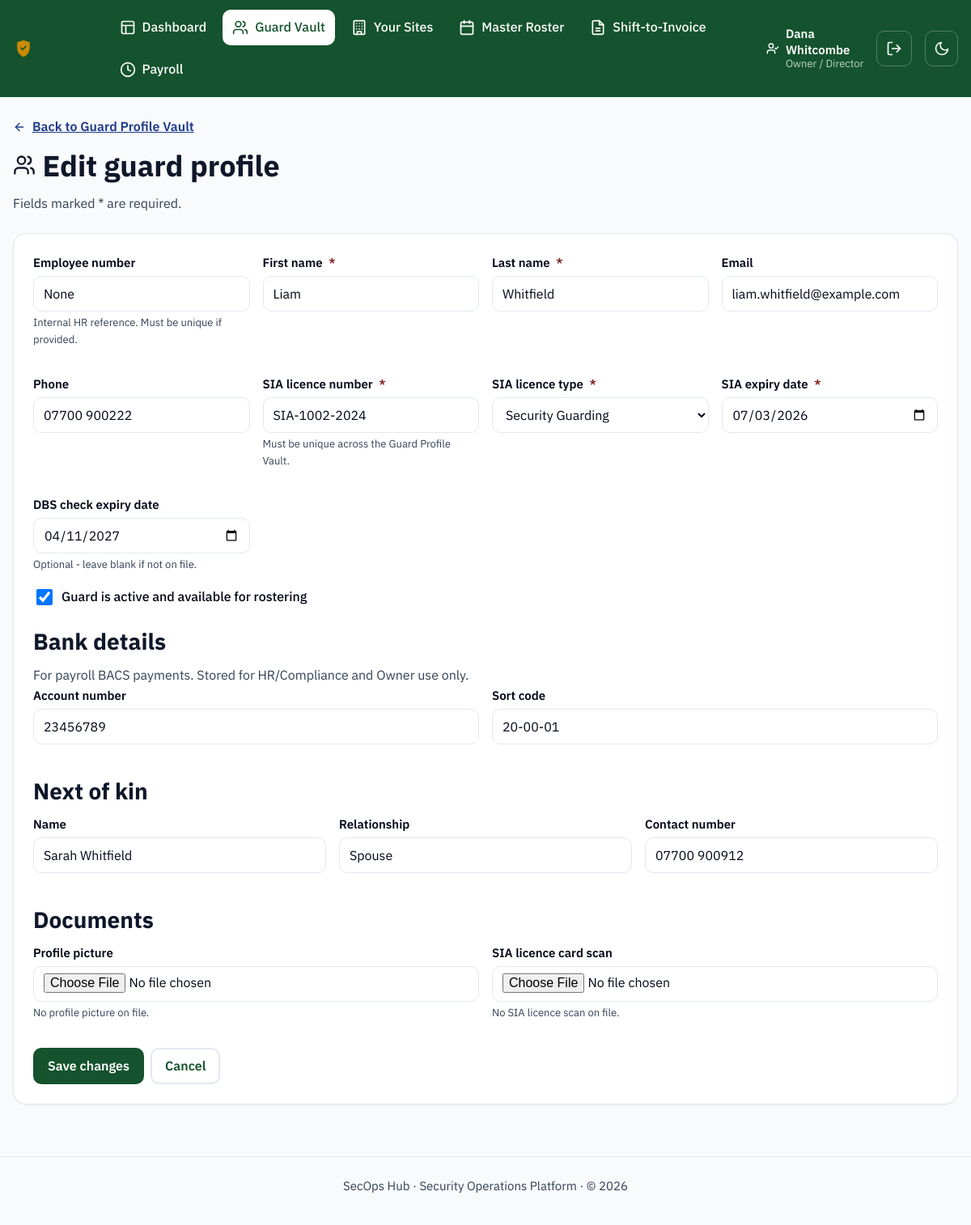
/guards/2/edit (signed in), run on the app's committed database.
### models.py (models this page shows, shortened)
class User(UserMixin, db.Model):
    __tablename__ = "users"
    id = db.Column(db.Integer, primary_key=True)
    name = db.Column(db.String(120), nullable=False)
    email = db.Column(db.String(120), unique=True, nullable=False)
    password_hash = db.Column(db.String(255), nullable=False)
    role = db.Column(db.String(30), nullable=False)
    language = db.Column(db.String(10), default="en", nullable=False)
    is_active_account = db.Column(db.Boolean, default=True, nullable=False)
    mfa_secret = db.Column(db.String(32))
    mfa_enabled = db.Column(db.Boolean, default=False, nullable=False)
    guard_id = db.Column(db.Integer, db.ForeignKey("guards.id"), nullable=True)
    created_at = db.Column(db.DateTime, default=datetime.utcnow)
    last_login_at = db.Column(db.DateTime)
    guard = db.relationship("Guard")
    @property
    def role_label(self):
        return ROLE_LABELS.get(self.role, self.role)
    @property
    def is_frontline(self):
        return self.role in FRONTLINE_ROLES

class Guard(db.Model):
    __tablename__ = "guards"
    id = db.Column(db.Integer, primary_key=True)
    employee_number = db.Column(db.String(40), unique=True)
    first_name = db.Column(db.String(80), nullable=False)
    last_name = db.Column(db.String(80), nullable=False)
    email = db.Column(db.String(120))
    phone = db.Column(db.String(30))
    sia_license_number = db.Column(db.String(40), nullable=False, unique=True)
    sia_license_type = db.Column(db.String(60), nullable=False)
    sia_expiry_date = db.Column(db.Date, nullable=False)
    dbs_expiry_date = db.Column(db.Date)
    is_active = db.Column(db.Boolean, default=True, nullable=False)
    pay_rate = db.Column(db.Numeric(8, 2), default=12.00, nullable=False)
    created_at = db.Column(db.DateTime, default=datetime.utcnow)
    bank_account_number = db.Column(db.String(20))
    bank_sort_code = db.Column(db.String(10))
    next_of_kin_name = db.Column(db.String(120))
    next_of_kin_relationship = db.Column(db.String(80))
    next_of_kin_contact = db.Column(db.String(30))
    profile_picture_filename = db.Column(db.String(255))
    sia_card_scan_filename = db.Column(db.String(255))
    shifts = db.relationship("Shift", back_populates="guard")

### blueprints/guards.py (the view, shortened to what this page needs)
@guards_bp.route("/<int:guard_id>/edit", methods=["GET", "POST"])
def edit_guard(guard_id):
    guard = Guard.query.get_or_404(guard_id)
    return render_template(
        "guards/form.html", guard=guard, license_types=SIA_LICENSE_TYPES, form_data={}
    )

### blueprints/guards.py (called while the page is built)
@guards_bp.before_request
@login_required
def _restrict_to_hr_roles():
    if current_user.role not in HR_ROLES:
        abort(403)

### i18n.py (called while the page is built, shortened)
def _load(lang):
    if lang in _cache:
        return _cache[lang]

def translate(key, lang=DEFAULT_LANGUAGE):
    strings = _load(lang)
    if key in strings:
        return strings[key]
    if lang != DEFAULT_LANGUAGE:
        return _load(DEFAULT_LANGUAGE).get(key, key)
    return key

### templates/guards/form.html (shortened to what this page needs)
{% extends "base.html" %}
{% from "_icons.html" import icon_arrow_left, icon_users %}
{% block content %}
  <a class="breadcrumb-link" href="{{ url_for('guards.list_guards') }}">{{ icon_arrow_left("icon icon--sm") }} Back to Guard Profile Vault</a>
  <div class="page-header">
    <div>
      <h1>{{ icon_users("icon icon--lg") }} {{ 'Edit guard profile' if guard else 'Add a new guard' }}</h1>
      <p class="page-header__meta">Fields marked <span class="required-indicator">*</span> are required.</p>
    </div>
  </div>
  <form class="card" method="post" novalidate enctype="multipart/form-data">
    <div class="form-grid">
      <div class="field">
        <label for="employee_number">Employee number</label>
        <input type="text" id="employee_number" name="employee_number" autocomplete="off"
               value="{{ form_data.get('employee_number', guard.employee_number if guard else '') }}">
        <span class="helper-text">Internal HR reference. Must be unique if provided.</span>
      </div>
      <div class="field">
        <label for="first_name">First name <span class="required-indicator" aria-hidden="true">*</span></label>
        <input type="text" id="first_name" name="first_name" required autocomplete="given-name"
               value="{{ form_data.get('first_name', guard.first_name if guard else '') }}">
      </div>
      <div class="field">
        <label for="last_name">Last name <span class="required-indicator" aria-hidden="true">*</span></label>
        <input type="text" id="last_name" name="last_name" required autocomplete="family-name"
               value="{{ form_data.get('last_name', guard.last_name if guard else '') }}">
      </div>
      <div class="field">
        <label for="email">Email</label>
        <input type="email" id="email" name="email" autocomplete="email"
               value="{{ form_data.get('email', guard.email if guard else '') }}">
      </div>
      <div class="field">
        <label for="phone">Phone</label>
        <input type="tel" id="phone" name="phone" autocomplete="tel"
               value="{{ form_data.get('phone', guard.phone if guard else '') }}">
      </div>
      <div class="field">
        <label for="sia_license_number">SIA licence number <span class="required-indicator" aria-hidden="true">*</span></label>
        <input type="text" id="sia_license_number" name="sia_license_number" required
               value="{{ form_data.get('sia_license_number', guard.sia_license_number if guard else '') }}">
        <span class="helper-text">Must be unique across the Guard Profile Vault.</span>
      </div>
      <div class="field">
        <label for="sia_license_type">SIA licence type <span class="required-indicator" aria-hidden="true">*</span></label>
        <select id="sia_license_type" name="sia_license_type" required>
          {% for option in license_types %}
            {% set current = form_data.get('sia_license_type', guard.sia_license_type if guard else '') %}
            <option value="{{ option }}" {% if option == current %}selected{% endif %}>{{ option }}</option>
          {% endfor %}
        </select>
      </div>
      <div class="field">
        <label for="sia_expiry_date">SIA expiry date <span class="required-indicator" aria-hidden="true">*</span></label>
        <input type="date" id="sia_expiry_date" name="sia_expiry_date" required
               value="{{ form_data.get('sia_expiry_date', guard.sia_expiry_date.isoformat() if guard else '') }}">
      </div>
      <div class="field">
        <label for="dbs_expiry_date">DBS check expiry date</label>
        <input type="date" id="dbs_expiry_date" name="dbs_expiry_date"
               value="{{ form_data.get('dbs_expiry_date', guard.dbs_expiry_date.isoformat() if guard and guard.dbs_expiry_date else '') }}">
        <span class="helper-text">Optional - leave blank if not on file.</span>
      </div>
    </div>
    {% if guard %}
      <div class="checkbox-field">
        <input type="checkbox" id="is_active" name="is_active" {% if guard.is_active %}checked{% endif %}>
        <label for="is_active">Guard is active and available for rostering</label>
      </div>
    {% endif %}
    <h2 style="margin-top: var(--space-5);">Bank details</h2>
    <p class="page-header__meta">For payroll BACS payments. Stored for HR/Compliance and Owner use only.</p>
    <div class="form-grid">
      <div class="field">
        <label for="bank_account_number">Account number</label>
        <input type="text" id="bank_account_number" name="bank_account_number" autocomplete="off" inputmode="numeric"
               value="{{ form_data.get('bank_account_number', guard.bank_account_number if guard else '') }}">
      </div>
      <div class="field">
        <label for="bank_sort_code">Sort code</label>
        <input type="text" id="bank_sort_code" name="bank_sort_code" autocomplete="off" placeholder="00-00-00"
               value="{{ form_data.get('bank_sort_code', guard.bank_sort_code if guard else '') }}">
      </div>
    </div>
    <h2 style="margin-top: var(--space-5);">Next of kin</h2>
    <div class="form-grid">
      <div class="field">
        <label for="next_of_kin_name">Name</label>
        <input type="text" id="next_of_kin_name" name="next_of_kin_name"
               value="{{ form_data.get('next_of_kin_name', guard.next_of_kin_name if guard else '') }}">
      </div>
      <div class="field">
        <label for="next_of_kin_relationship">Relationship</label>
        <input type="text" id="next_of_kin_relationship" name="next_of_kin_relationship" placeholder="e.g. Spouse, Parent, Sibling"
               value="{{ form_data.get('next_of_kin_relationship', guard.next_of_kin_relationship if guard else '') }}">
      </div>
      <div class="field">
        <label for="next_of_kin_contact">Contact number</label>
        <input type="tel" id="next_of_kin_contact" name="next_of_kin_contact"
               value="{{ form_data.get('next_of_kin_contact', guard.next_of_kin_contact if guard else '') }}">
      </div>
    </div>
    <h2 style="margin-top: var(--space-5);">Documents</h2>
    <div class="form-grid">
      <div class="field">
        <label for="profile_picture">Profile picture</label>
        <input type="file" id="profile_picture" name="profile_picture" accept=".png,.jpg,.jpeg,.gif">
        {% if guard and guard.profile_picture_filename %}
          <span class="helper-text">Current file: {{ guard.profile_picture_filename }} &mdash; uploading a new file will replace it.</span>
        {% else %}
          <span class="helper-text">No profile picture on file.</span>
        {% endif %}
      </div>
      <div class="field">
        <label for="sia_card_scan">SIA licence card scan</label>
        <input type="file" id="sia_card_scan" name="sia_card_scan" accept=".png,.jpg,.jpeg,.gif,.pdf">
        {% if guard and guard.sia_card_scan_filename %}
          <span class="helper-text">Current file: {{ guard.sia_card_scan_filename }} &mdash; uploading a new file will replace it.</span>
        {% else %}
          <span class="helper-text">No SIA licence scan on file.</span>
        {% endif %}
      </div>
    </div>
    <div class="btn-group" style="margin-top: var(--space-4);">
      <button type="submit" class="btn btn-primary">{{ 'Save changes' if guard else 'Add guard' }}</button>
      <a class="btn btn-secondary" href="{{ url_for('guards.list_guards') }}">Cancel</a>
    </div>
  </form>
{% endblock %}

### templates/base.html (shortened to what this page needs)
<!doctype html>
<html lang="en">
<head>
  <link rel="stylesheet" href="{{ url_for('static', filename='css/styles.css') }}">
</head>
<body class="{% block body_class %}{% endblock %}">
  {% from "_icons.html" import icon_shield, icon_layout, icon_users, icon_building, icon_invoice, icon_sun, icon_moon, icon_log_out, icon_user_check, icon_clock, icon_calendar %}
  <header class="app-header">
    <div class="app-header__inner">
      <a class="app-header__brand" href="{{ url_for('dashboard') }}">
        <img class="app-header__logo" src="{{ url_for('static', filename='img/logo.svg') }}" alt="SecOps Hub" height="28">
      </a>
      {% if current_user.is_authenticated %}
        <nav class="app-nav" aria-label="Primary">
          {% if not current_user.is_frontline %}
            <a href="{{ url_for('dashboard') }}" {% if request.endpoint == 'dashboard' %}aria-current="page"{% endif %}>
              {{ icon_layout() }} {{ t('nav.dashboard') }}
            </a>
          {% endif %}
          {% if current_user.role in ('owner', 'ops_manager', 'hr_compliance') %}
            <a href="{{ url_for('guards.list_guards') }}" {% if request.endpoint and request.endpoint.startswith('guards.') %}aria-current="page"{% endif %}>
              {{ icon_users() }} {{ t('nav.guards') }}
            </a>
          {% endif %}
          {% if current_user.role in ('owner', 'ops_manager', 'supervisor') %}
            <a href="{{ url_for('sites.list_sites') }}" {% if request.endpoint and request.endpoint.startswith('sites.') %}aria-current="page"{% endif %}>
              {{ icon_building() }} {{ t('nav.sites') }}
            </a>
            <a href="{{ url_for('roster.master') }}" {% if request.endpoint and request.endpoint.startswith('roster.') %}aria-current="page"{% endif %}>
              {{ icon_calendar() }} {{ t('nav.roster') }}
            </a>
          {% endif %}
          {% if current_user.role in ('owner', 'ops_manager') %}
            <a href="{{ url_for('invoices.list_invoices') }}" {% if request.endpoint and request.endpoint.startswith('invoices.') %}aria-current="page"{% endif %}>
              {{ icon_invoice() }} {{ t('nav.invoices') }}
            </a>
          {% endif %}
          {% if current_user.role in ('owner', 'hr_compliance') %}
            <a href="{{ url_for('payroll.overview') }}" {% if request.endpoint and request.endpoint.startswith('payroll.') %}aria-current="page"{% endif %}>
              {{ icon_clock() }} {{ t('nav.payroll') }}
            </a>
          {% endif %}
        </nav>
        <div class="app-header__session">
          <span class="app-header__user">
            {{ icon_user_check("icon icon--sm") }}
            <span>
              <strong>{{ current_user.name }}</strong>
              <small>{{ current_user.role_label }}</small>
            </span>
          </span>
          <form method="post" action="{{ url_for('auth.logout') }}">
            <button type="submit" class="theme-toggle" aria-label="{{ t('nav.logout') }}" title="{{ t('nav.logout') }}">
              {{ icon_log_out() }}
            </button>
          </form>
        </div>
      {% endif %}
      <button type="button" id="theme-toggle" class="theme-toggle" aria-pressed="false" aria-label="Switch to dark mode">
        {{ icon_moon("icon icon-moon") }}
      </button>
    </div>
  </header>
  <main id="main-content" class="app-main">
    {% with messages = get_flashed_messages(with_categories=true) %}
      {% if messages %}
          {% for category, message in messages %}
              {% if category == 'error' %}
                {% from "_icons.html" import icon_x_circle %}
              {% else %}
                {% from "_icons.html" import icon_check_circle %}
              {% endif %}
          {% endfor %}
      {% endif %}
    {% endwith %}
    {% block content %}{% endblock %}
  </main>
  <footer class="app-footer">
    <p>SecOps Hub &middot; Security Operations Platform &middot; &copy; {{ current_year }}</p>
  </footer>
</body>
</html>

### data on the page
User: name "Dana Whitcombe", role_label "Owner / Director"
Guard: employee_number "None", first_name "Liam", last_name "Whitfield", email "liam.whitfield@example.com", phone "07700 900222", sia_license_number "SIA-1002-2024", sia_license_type "Security Guarding", sia_expiry_date "07/03/2026", dbs_expiry_date "04/11/2027", is_active "☑", bank_account_number "23456789", bank_sort_code "20-00-01", next_of_kin_name "Sarah Whitfield", next_of_kin_relationship "Spouse", next_of_kin_contact "07700 900912"

### other printed values
{{ t('nav.dashboard') }} "Dashboard"
{{ t('nav.guards') }} "Guard Vault"
{{ t('nav.sites') }} "Your Sites"
{{ t('nav.roster') }} "Master Roster"
{{ t('nav.invoices') }} "Shift-to-Invoice"
{{ t('nav.payroll') }} "Payroll"
{{ 'Edit guard profile' if guard else 'Add a new guard' }} "Edit guard profile"
{{ 'Save changes' if guard else 'Add guard' }} "Save changes"
